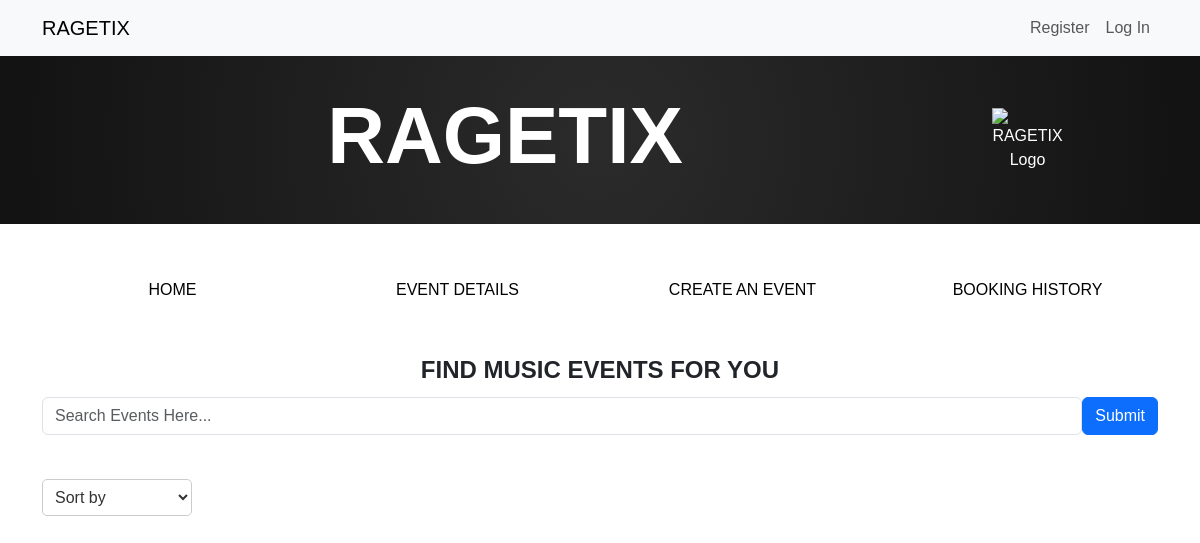
Before: / with the older database file.
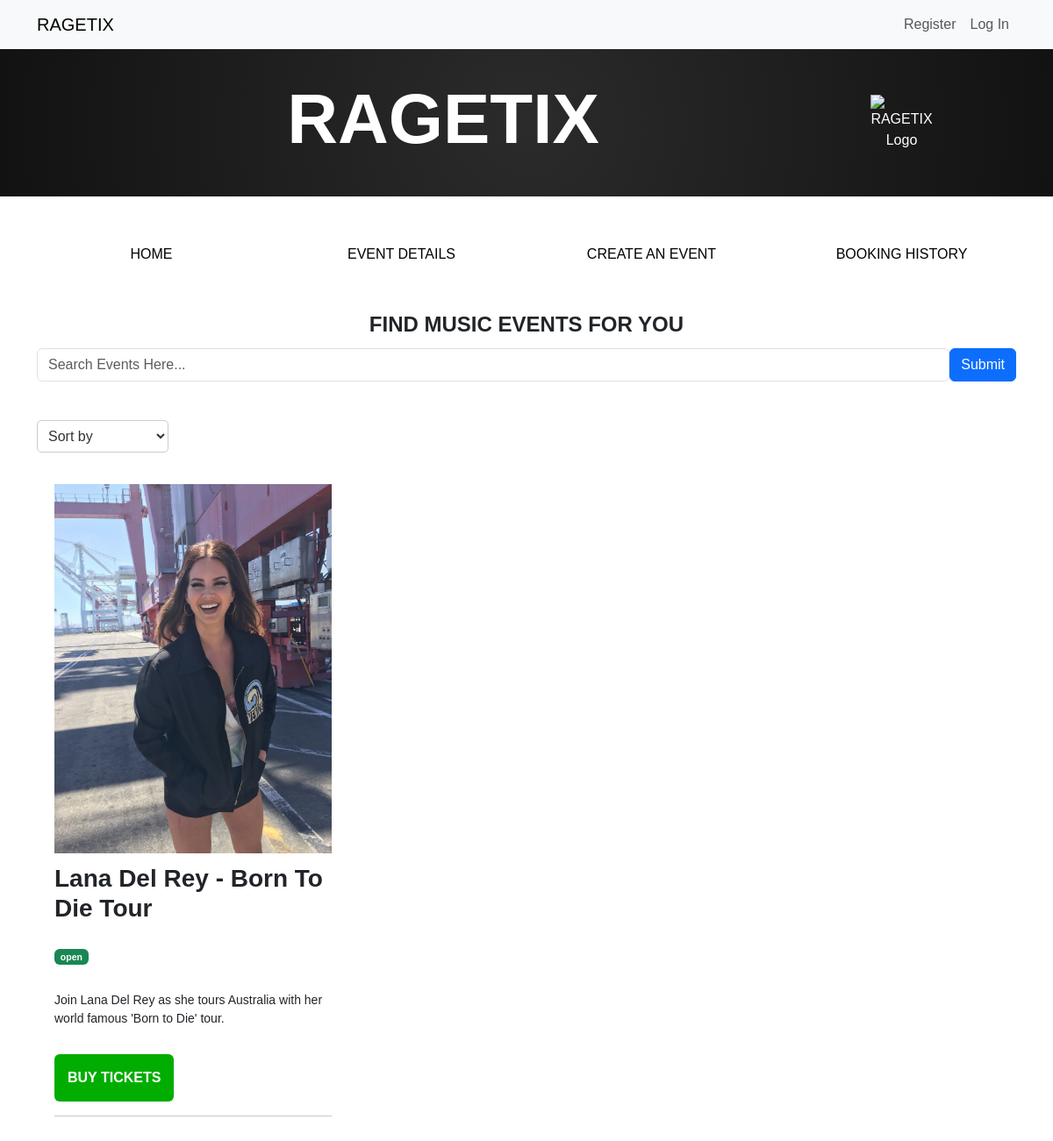
After: the same page with the newer database file.
### website/models.py (models this page shows, shortened)
class Event(db.Model):
    __tablename__ = 'events'
    id = db.Column(db.Integer, primary_key=True)
    name = db.Column(db.String(80))  # Event name
    description = db.Column(db.String(200))  # Event description
    date = db.Column(db.String(200))  # Event date
    status = db.Column(db.String(200))  # Event date
    venue = db.Column(db.String(200))  # Event venue
    image = db.Column(db.String(400))  # Event image
    comments = db.relationship('Comment', backref='event')  # Relationship to comments
    user_id = db.Column(db.Integer, db.ForeignKey('users.id'))

### website/views.py (the view)
@mainbp.route('/')
def index():
    events = db.session.scalars(db.select(Event)).all()
    return render_template('index.html', events=events)

### website/templates/index.html (shortened to what this page needs)
{% extends 'base.html' %}
{% block header %}
  <div class="container mb-4">
    <div class="row">
      <div class="col-12">
        <div class="jumbotron text-center">
          <h1 class="nowtrending-text"><strong>FIND MUSIC EVENTS FOR YOU</strong></h1>
          <form class="form-inline d-flex flex-nowrap" action="{{url_for('main.search')}}" >
            <input type="text" name="search" class="form-control flex-grow-1 my-1 mr-sm-2" id="SearchForm" placeholder="Search Events Here...">
            <button type="submit" class="flex-shrink-1 btn btn-primary my-1">Submit</button>
          </form>
        </div>
      </div>
    </div>
  </div>
<div class="container">
<form method="post" action="{{ url_for('main.sort') }}">
  <div class="form-group">
    <div class="custom-select">
      <select name="sort_by" class="select-box" onchange="this.form.submit()">
        <option value="default" selected disabled>Sort by</option>
      </select>
    </div>
  </div>
</form>
</div>
  <div class="container">
    <div class="row">
      {% for event in events %}
      <div class="col-4">
        <div class="custom-card">
          <img src="{{ event.image }}" alt="Event Banner" class="card-img-top img-fluid">
          <div class="card-body">
            <h3 class="card-title"><strong>{{ event.name }}</strong></h3>
            <p class="card-text">
              <span class="badge {% if event.status == 'open' %}bg-success{% elif event.status == 'Cancelled' %}bg-danger{% elif event.status == 'inactive' %}bg-warning{% else %}bg-secondary{% endif %}">
                  {{ event.status }}
              </span>
            <p class="card-text">{{ event.description }}</p>
            <a href="{{ url_for('event.show', id=event.id) }}" class="btn green-button">BUY TICKETS</a>
            <hr>
          </div>
        </div>
      </div>
      {% endfor %}
    </div>
</body>
{% endblock %}

### website/templates/base.html (shortened to what this page needs)
<html>
<head>
    <link href="https://cdn.jsdelivr.net/npm/bootstrap@5.3.0-alpha3/dist/css/bootstrap.min.css" rel="stylesheet">
</head>
<body>
    <header>
        <nav class="navbar navbar-expand-lg navbar-light bg-light">
            <div class="container">
               <a href="/" class="navbar-brand">RAGETIX</a>
               <div class="collapse navbar-collapse justify-content-end" id="navbarSupportedContent">
                  <div class="navbar-nav ml-auto">
                     {% if current_user.is_authenticated %}
                        <a class="nav-item nav-link disabled text-muted" href="#">Welcome {{current_user.name}}</a>
                        <a class="nav-item nav-link" href="{{ url_for('auth.logout') }}">Log Out</a>
                     {% else %}
                        <a class="nav-item nav-link" href="{{ url_for('auth.register') }}">Register</a>
                        <a class="nav-item nav-link" href="{{ url_for('auth.login') }}">Log In</a>
                     {% endif %}
                  </div>
               </div>
            </div>
         </nav>
<head>
            <link href="https://cdn.jsdelivr.net/npm/bootstrap@5.3.1/dist/css/bootstrap.min.css" rel="stylesheet">
            <link href="../static/style/style1.css" rel="stylesheet">
          </head>
          <body class="mb-4">
            <div class="coloured-jumbotron-2 jumbotron-fluid text-center header-jumbotron mb-5">
              <div class="container">
                <div class="row align-items-center">
                  <div class="col-10 text-center">
                    <h1 class="display-1 bold-text">RAGETIX</h1>
                  </div>
                  <div class="col-1">
                    <img src="../static/image/ragetix-logo.png" alt="RAGETIX Logo" class="float-end" style="max-width: 100px;">
                  </div>
                </div>
              </div>
            </div>
            <div class="container mb-5">
              <div class="row justify-content-center">
                <div class="col-3 text-center">
                  <button type="button" class="btn nav-btn"><a href="/" class="custom-link">HOME</a></button>
                </div>
                <div class="col-3 text-center">
                  <button type="button" class="btn nav-btn btn-block"><a href="#" class="custom-link">EVENT DETAILS</a></button>
                </div>
                <div class="col-3 text-center">
                  <button type="button" class="btn nav-btn btn-block"><a href="{{ url_for('event.create') }}" class="custom-link">CREATE AN EVENT</a></button>
                </div>
                <div class="col-3 text-center">
                  <button type="button" class="btn nav-btn btn-block"><a href="{{ url_for('event.booking_history') }}" class="custom-link">BOOKING HISTORY</a></button>
                </div>
                </div>
              </div>
        {% block header %}
        {% endblock %}
    </header>
</body>
</html>

### website/static/style/style1.css (style rules this page uses)
body { font-family: 'Manrope', sans-serif }
p { font-size: 14px; margin-top: 30px; margin-bottom: 30px; }
.nowtrending-text { font-size: 24px; }
.nav-btn { background-color: transparent; border: none; }
.custom-link { color: black; text-decoration: none; }
.green-button { background-color: rgb(0, 173, 0) !important; font-weight: bold; padding: 15px; color: white; border: none; }
.header-jumbotron { background-color: #222222; color: white; margin-bottom: 20px; padding: 2rem 1rem; }
.custom-card { padding: 20px; }
.card-title { margin-top: 12px; margin-bottom: 12px; }
.bold-text { font-weight: bold; }
.coloured-jumbotron-2 { background: radial-gradient(circle, #2b2b2b, #121212); }
.select-box { background-color: #ffffff; border: 1px solid #cccccc; border-radius: 5px; padding: 8px; width: 150px; font-size: 16px; color: #333333; }
.select-box option[selected] { background-color: #eeeeee; font-weight: bold; }

Changed rows visible on the page:
added Event: image (picture), name "Lana Del Rey - Born To Die Tour", status "open", description "Join Lana Del Rey as she tours Australia with her world famous 'Born to Die' tour."
